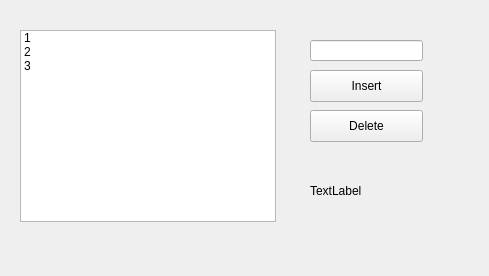
<?xml version="1.0" encoding="UTF-8"?>
<ui version="4.0">
 <class>Widget</class>
 <widget class="QWidget" name="Widget">
  <property name="geometry">
   <rect>
    <x>0</x>
    <y>0</y>
    <width>489</width>
    <height>276</height>
   </rect>
  </property>
  <property name="windowTitle">
   <string>Widget</string>
  </property>
  <widget class="QLineEdit" name="lineEdit">
   <property name="geometry">
    <rect>
     <x>310</x>
     <y>40</y>
     <width>113</width>
     <height>21</height>
    </rect>
   </property>
  </widget>
  <widget class="QListWidget" name="listWidget">
   <property name="geometry">
    <rect>
     <x>20</x>
     <y>30</y>
     <width>256</width>
     <height>192</height>
    </rect>
   </property>
   <item>
    <property name="text">
     <string>1</string>
    </property>
   </item>
   <item>
    <property name="text">
     <string>2</string>
    </property>
   </item>
   <item>
    <property name="text">
     <string>3</string>
    </property>
   </item>
  </widget>
  <widget class="QPushButton" name="pushButton">
   <property name="geometry">
    <rect>
     <x>310</x>
     <y>70</y>
     <width>113</width>
     <height>32</height>
    </rect>
   </property>
   <property name="text">
    <string>Insert</string>
   </property>
  </widget>
  <widget class="QPushButton" name="pushButton_2">
   <property name="geometry">
    <rect>
     <x>310</x>
     <y>110</y>
     <width>113</width>
     <height>32</height>
    </rect>
   </property>
   <property name="text">
    <string>Delete</string>
   </property>
  </widget>
  <widget class="QLabel" name="label">
   <property name="geometry">
    <rect>
     <x>310</x>
     <y>170</y>
     <width>91</width>
     <height>41</height>
    </rect>
   </property>
   <property name="text">
    <string>TextLabel</string>
   </property>
  </widget>
 </widget>
 <resources/>
 <connections/>
</ui>
